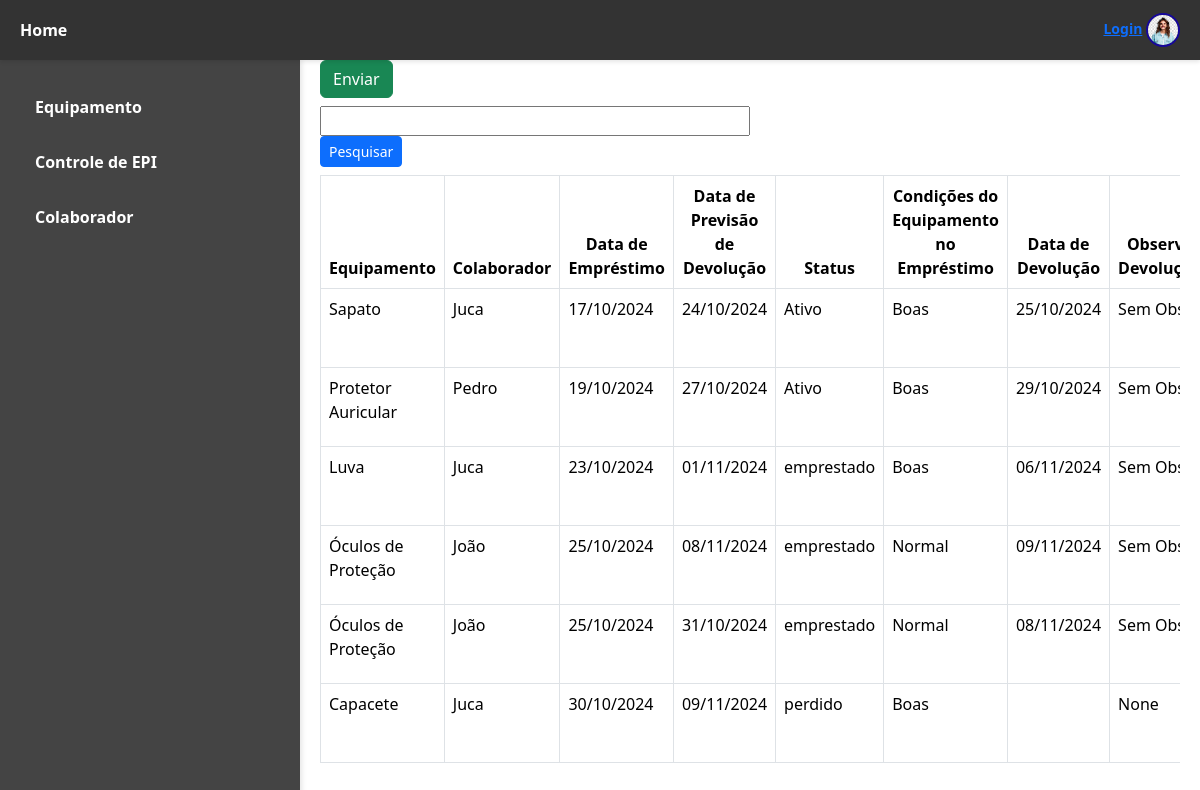
The page /atualizar_acao/ on the database as committed earlier.
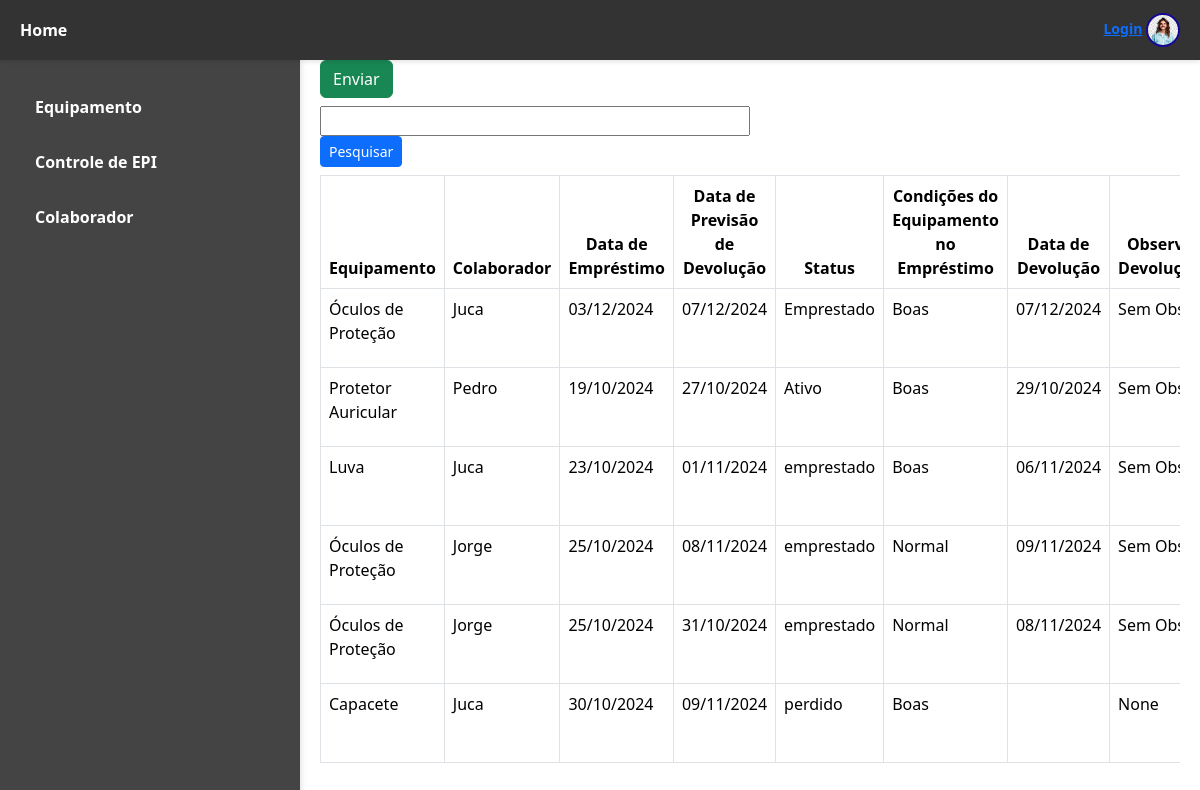
The same page on the database as committed later.
### epi/models.py (models this page shows, shortened)
class Registro(models.Model):
        equipamento = models.ForeignKey(Equipamento, on_delete=models.CASCADE)
        colaborador = models.ForeignKey(Colaborador, on_delete=models.CASCADE)
        data_emprestimo = models.DateField()
        previsao_devolucao = models.DateField()
        status = models.CharField(max_length=100, default='Em Preparação')
        condicoes = models.CharField(max_length=100)
        data_devolucao = models.DateField(null=True)
        observacao = models.CharField(max_length=100, null=True)

class Equipamento(models.Model):
        nome = models.CharField(max_length=100)
        ca = models.IntegerField(max_length=100)
        validade = models.DateField()

class Colaborador(models.Model):
        nome = models.CharField(max_length=100)
        cargo = models.CharField(max_length=100)
        matricula = models.IntegerField(max_length=100)

### epi/views.py (the view, shortened to what this page needs)
# urls.py: path('atualizar_acao/', views.atualizar_acao, name='atualizar_acao_tela'),
def atualizar_acao(request, id=0):
    if id == 0:
        if request.method == 'GET' and request.GET.get('nome_colaborador'):
            nome_colaborador = request.GET.get('nome_colaborador').strip()
            acoes = Registro.objects.filter(colaborador__nome__icontains=nome_colaborador)
        else:
            acoes = Registro.objects.all()
        return render(request, 'epi/globals/atualizar_acao.html', {'acoes': acoes})

### epi/templates/epi/globals/atualizar_acao.html (shortened to what this page needs)
{% extends "epi/index.html" %}
{% block content %}
    <div>
        <input class="btn btn-success" type="submit" value="Enviar">
    </div>
<form class="form-group my-2" method="get" style="width: 50%;">
    <input type="text" name="nome_colaborador" placeholder="Pesquisar uma Ação" value="{{ request.GET.nome_colaborador }} " style="width: 100%;">
    <button type="submit" class="btn btn-primary btn-sm">Pesquisar</button>
</form>
<div class="table-responsive">
    <table class="table table-bordered" style="width: 100%;">
        <thead>
            <tr>
                <th style="text-align: center">Equipamento</th>
                <th style="text-align: center">Colaborador</th>
                <th style="text-align: center">Data de Empréstimo</th>
                <th style="text-align: center">Data de Previsão de Devolução</th>
                <th style="text-align: center">Status</th>
                <th style="text-align: center">Condições do Equipamento no Empréstimo</th>
                <th style="text-align: center">Data de Devolução</th>
                <th style="text-align: center">Observação na Devolução/Perda</th>
            </tr>
        </thead>
        <tbody>
            {% for acao in acoes %}
            <tr>
                <td>{{ acao.equipamento.nome }}</td>
                <td>{{ acao.colaborador.nome }}</td>
                <td>{{ acao.data_emprestimo|date:'d/m/Y' }}</td>
                <td>{{ acao.previsao_devolucao|date:'d/m/Y' }}</td>
                <td>{{ acao.status }}</td>
                <td>{{ acao.condicoes }}</td>
                <td>{{ acao.data_devolucao|date:'d/m/Y' }}</td>
                <td>{{ acao.observacao }}</td>
            </tr>
            {% endfor %}
        </tbody>
    </table>
</div>
{% endblock content %}

Rows that differ between the two databases and show on the page:
changed Registro: equipamento.nome "Sapato" → "Óculos de Proteção"; data_emprestimo "17/10/2024" → "03/12/2024"; previsao_devolucao "24/10/2024" → "07/12/2024"; status "Ativo" → "Emprestado"; data_devolucao "25/10/2024" → "07/12/2024"
changed through a linked row, Registro (number 4 of 6 on the later page): colaborador.nome "João" → "Jorge"
changed through a linked row, Registro (number 5 of 6 on the later page): colaborador.nome "João" → "Jorge"
